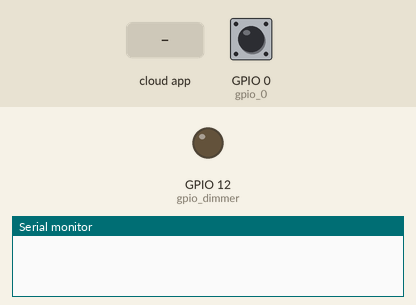
This sketch was run on a simulated ESP32. Shown: output pins drawn as LEDs (lit = HIGH), the last lines printed to the serial monitor. Inputs (shaded band) come from the test bench; at power-on: GPIO 0 (gpio_0) HIGH. WiFi joins after 1.5 s; servers stay silent unless stated.

Above: at 1.2 s.
1.3 s: the phone or cloud app sets Dimmer to 1
At 2.4 s:
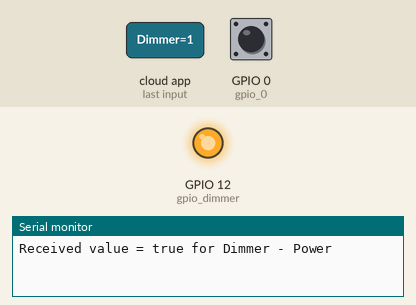
2.8 s: the phone or cloud app sets Dimmer to 0
At 3.6 s:
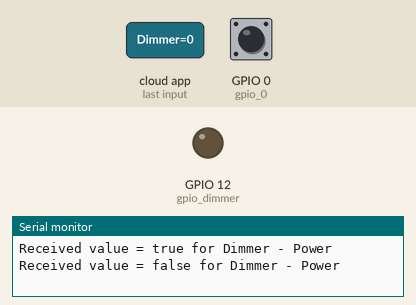
Timing chart, 0 to 5.8 s (numbered marks = the images above; inputs shaded):
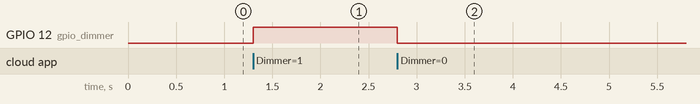

Measured:
- after the input at 1.3 s, GPIO 12 (gpio_dimmer): LOW → HIGH at once
- after the input at 2.8 s, GPIO 12 (gpio_dimmer): HIGH → LOW at once

The sketch:

RMakerCustomDimmer.ino
```cpp
//This example demonstrates the ESP RainMaker with a custom device
#include "RMaker.h"
#include "WiFi.h"
#include "WiFiProv.h"

#define DEFAULT_POWER_MODE true
#define DEFAULT_DIMMER_LEVEL 127

//**********PWM SETUP *************
#define PWM1_Ch    0
#define PWM1_Res   8
#define PWM1_Freq  1000
int PWM1_DutyCycle = DEFAULT_DIMMER_LEVEL;
//**********----------*************

bool dimmer_state = true;
const char *service_name = "PROV_1234";
const char *pop = "abcd1234";

//GPIO for push button
#if CONFIG_IDF_TARGET_ESP32C3
static int gpio_0 = 9;
static int gpio_dimmer = 7;
#else
//GPIO for virtual device
static int gpio_0 = 0;
static int gpio_dimmer = 12;// ****Set for your Pin****
#endif

// The framework provides some standard device types like switch, lightbulb, fan, temperature sensor.
// But, you can also define custom devices using the 'Device' base class object, as shown here
static Device my_device("Dimmer", "custom.device.dimmer", &gpio_dimmer);

void sysProvEvent(arduino_event_t *sys_event)
{
  switch (sys_event->event_id) {
    case ARDUINO_EVENT_PROV_START:
#if CONFIG_IDF_TARGET_ESP32S2
      Serial.printf("\nProvisioning Started with name \"%s\" and PoP \"%s\" on SoftAP\n", service_name, pop);
      printQR(service_name, pop, "softap");
#else
      Serial.printf("\nProvisioning Started with name \"%s\" and PoP \"%s\" on BLE\n", service_name, pop);
      printQR(service_name, pop, "ble");
#endif
      break;
    default:;
  }
}

void write_callback(Device *device, Param *param, const param_val_t val, void *priv_data, write_ctx_t *ctx)
{
  const char *device_name = device->getDeviceName();
  const char *param_name = param->getParamName();

  if (strcmp(param_name, "Power") == 0) {
    Serial.printf("Received value = %s for %s - %s\n", val.val.b ? "true" : "false", device_name, param_name);
    dimmer_state = val.val.b;
    (dimmer_state == false) ? digitalWrite(gpio_dimmer, LOW) : digitalWrite(gpio_dimmer, HIGH);
    param->updateAndReport(val);
  } else if (strcmp(param_name, "Level") == 0) {
    Serial.printf("\nReceived value = %d for %s - %s\n", val.val.i, device_name, param_name);
    param->updateAndReport(val);

//********** PWM ***************
    PWM1_DutyCycle = val.val.i;
    ledcWrite(PWM1_Ch, PWM1_DutyCycle);
//********** PWM ***************
  }
}

void setup()
{
  Serial.begin(115200);
  pinMode(gpio_0, INPUT);
  pinMode(gpio_dimmer, OUTPUT);

  ledcSetup(PWM1_Ch, PWM1_Freq, PWM1_Res);
  ledcAttachPin(gpio_dimmer, PWM1_Ch);

  Node my_node;
  my_node = RMaker.initNode("ESP RainMaker Node");

  //Create custom dimmer device
  my_device.addNameParam();
  my_device.addPowerParam(DEFAULT_POWER_MODE);
  my_device.assignPrimaryParam(my_device.getParamByName(ESP_RMAKER_DEF_POWER_NAME));

  //Create and add a custom level parameter
  Param level_param("Level", "custom.param.level", value(DEFAULT_DIMMER_LEVEL), PROP_FLAG_READ | PROP_FLAG_WRITE);
  level_param.addBounds(value(0), value(255), value(1));
  level_param.addUIType(ESP_RMAKER_UI_SLIDER);
  my_device.addParam(level_param);

  my_device.addCb(write_callback);

  //Add custom dimmer device to the node
  my_node.addDevice(my_device);

  //This is optional
  //RMaker.enableOTA(OTA_USING_PARAMS);
  //If you want to enable scheduling, set time zone for your region using setTimeZone().
  //The list of available values are provided here https://rainmaker.espressif.com/docs/time-service.html
  // RMaker.setTimeZone("Asia/Shanghai");
  // Alternatively, enable the Timezone service and let the phone apps set the appropriate timezone
  RMaker.enableTZService();

  RMaker.enableSchedule();

  RMaker.start();

  WiFi.onEvent(sysProvEvent);
#if CONFIG_IDF_TARGET_ESP32S2
  WiFiProv.beginProvision(WIFI_PROV_SCHEME_SOFTAP, WIFI_PROV_SCHEME_HANDLER_NONE, WIFI_PROV_SECURITY_1, pop, service_name);
#else
  WiFiProv.beginProvision(WIFI_PROV_SCHEME_BLE, WIFI_PROV_SCHEME_HANDLER_FREE_BTDM, WIFI_PROV_SECURITY_1, pop, service_name);
#endif
}

void loop()
{
  if (digitalRead(gpio_0) == LOW) { //Push button pressed

    // Key debounce handling
    delay(100);
    int startTime = millis();
    while (digitalRead(gpio_0) == LOW) delay(50);
    int endTime = millis();

    if ((endTime - startTime) > 10000) {
      // If key pressed for more than 10secs, reset all
      Serial.printf("Reset to factory.\n");
      RMakerFactoryReset(2);
    } else if ((endTime - startTime) > 3000) {
      Serial.printf("Reset Wi-Fi.\n");
      // If key pressed for more than 3secs, but less than 10, reset Wi-Fi
      RMakerWiFiReset(2);
    } else {
      // Toggle device state
      //dimmer_state = !dimmer_state;
      //Serial.printf("Toggle State to %s.\n", dimmer_state ? "true" : "false");
      //my_device.updateAndReportParam(ESP_RMAKER_DEF_POWER_NAME, dimmer_state);
      //(dimmer_state == false) ? digitalWrite(gpio_dimmer, LOW) : digitalWrite(gpio_dimmer, HIGH);
    }
  }
  delay(100);
}
```
